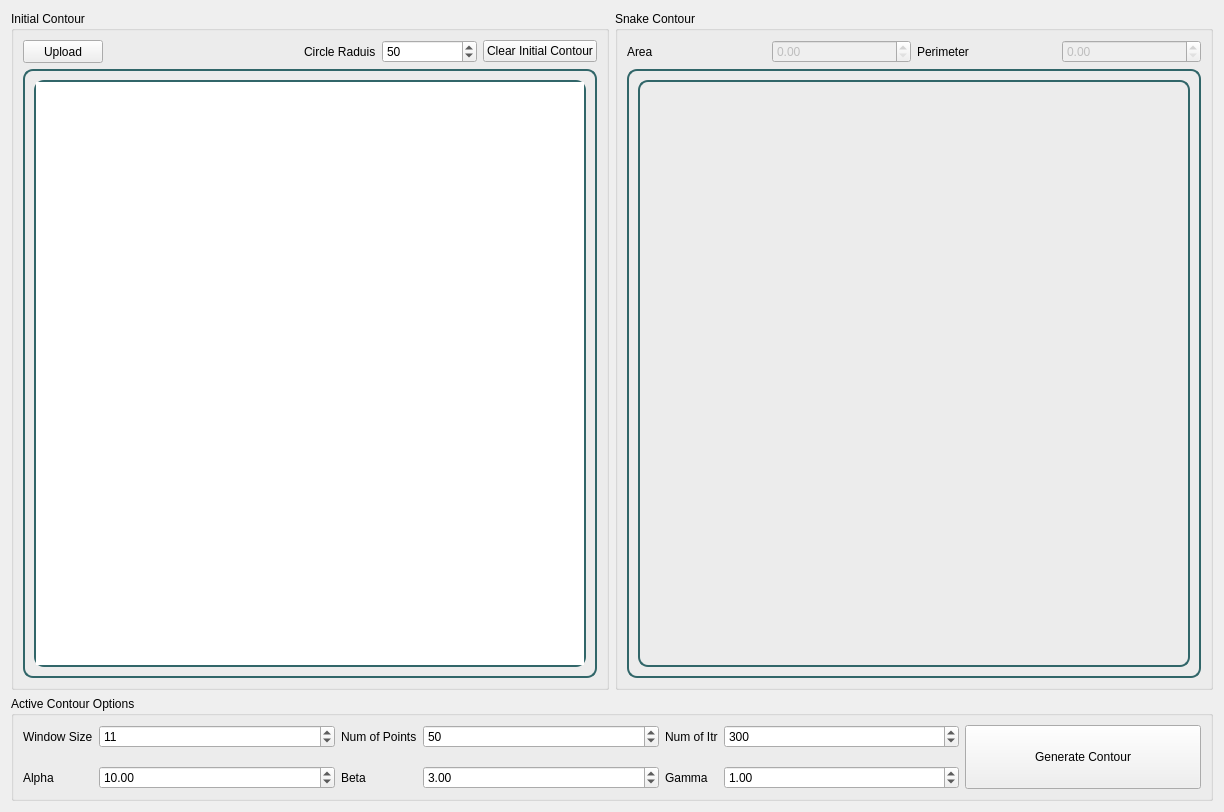
<?xml version="1.0" encoding="UTF-8"?>
<ui version="4.0">
 <class>ActiveContourWidget</class>
 <widget class="QWidget" name="ActiveContourWidget">
  <property name="geometry">
   <rect>
    <x>0</x>
    <y>0</y>
    <width>1224</width>
    <height>812</height>
   </rect>
  </property>
  <property name="windowTitle">
   <string>Form</string>
  </property>
  <layout class="QVBoxLayout" name="verticalLayout_2">
   <item>
    <layout class="QVBoxLayout" name="verticalLayout">
     <item>
      <layout class="QHBoxLayout" name="horizontalLayout_3">
       <item>
        <widget class="QGroupBox" name="groupBox_2">
         <property name="title">
          <string>Initial Contour</string>
         </property>
         <layout class="QGridLayout" name="gridLayout_3">
          <item row="0" column="4">
           <widget class="QSpinBox" name="raduis">
            <property name="maximum">
             <number>1000</number>
            </property>
            <property name="value">
             <number>50</number>
            </property>
           </widget>
          </item>
          <item row="0" column="1" colspan="2">
           <spacer name="horizontalSpacer">
            <property name="orientation">
             <enum>Qt::Horizontal</enum>
            </property>
            <property name="sizeType">
             <enum>QSizePolicy::Minimum</enum>
            </property>
            <property name="sizeHint" stdset="0">
             <size>
              <width>40</width>
              <height>20</height>
             </size>
            </property>
           </spacer>
          </item>
          <item row="0" column="5">
           <widget class="QPushButton" name="clear">
            <property name="text">
             <string>Clear Initial Contour</string>
            </property>
           </widget>
          </item>
          <item row="0" column="3">
           <widget class="QLabel" name="label_7">
            <property name="sizePolicy">
             <sizepolicy hsizetype="Maximum" vsizetype="Preferred">
              <horstretch>0</horstretch>
              <verstretch>0</verstretch>
             </sizepolicy>
            </property>
            <property name="text">
             <string>Circle Raduis</string>
            </property>
           </widget>
          </item>
          <item row="0" column="0">
           <widget class="QPushButton" name="upload_btn">
            <property name="sizePolicy">
             <sizepolicy hsizetype="Maximum" vsizetype="Preferred">
              <horstretch>0</horstretch>
              <verstretch>0</verstretch>
             </sizepolicy>
            </property>
            <property name="text">
             <string>Upload</string>
            </property>
           </widget>
          </item>
          <item row="1" column="0" colspan="6">
           <widget class="QFrame" name="frame">
            <property name="styleSheet">
             <string notr="true">
           border: 2px solid  #316669;
          border-radius: 10px;</string>
            </property>
            <property name="frameShape">
             <enum>QFrame::StyledPanel</enum>
            </property>
            <property name="frameShadow">
             <enum>QFrame::Raised</enum>
            </property>
            <layout class="QHBoxLayout" name="horizontalLayout">
             <item>
              <widget class="QGraphicsView" name="graphicsView">
               <property name="cursor" stdset="0">
                <cursorShape>CrossCursor</cursorShape>
               </property>
               <property name="styleSheet">
                <string notr="true"/>
               </property>
              </widget>
             </item>
            </layout>
           </widget>
          </item>
         </layout>
        </widget>
       </item>
       <item>
        <widget class="QGroupBox" name="groupBox_3">
         <property name="title">
          <string>Snake Contour</string>
         </property>
         <layout class="QGridLayout" name="gridLayout_4">
          <item row="0" column="2">
           <widget class="QLabel" name="label_9">
            <property name="text">
             <string>Perimeter</string>
            </property>
           </widget>
          </item>
          <item row="1" column="0" colspan="4">
           <widget class="QFrame" name="frame_2">
            <property name="styleSheet">
             <string notr="true">
           border: 2px solid  #316669;
          border-radius: 10px;</string>
            </property>
            <property name="frameShape">
             <enum>QFrame::StyledPanel</enum>
            </property>
            <property name="frameShadow">
             <enum>QFrame::Raised</enum>
            </property>
            <layout class="QHBoxLayout" name="horizontalLayout_2">
             <item>
              <widget class="QLabel" name="output_label">
               <property name="sizePolicy">
                <sizepolicy hsizetype="Minimum" vsizetype="Preferred">
                 <horstretch>0</horstretch>
                 <verstretch>0</verstretch>
                </sizepolicy>
               </property>
               <property name="layoutDirection">
                <enum>Qt::RightToLeft</enum>
               </property>
               <property name="text">
                <string/>
               </property>
              </widget>
             </item>
            </layout>
           </widget>
          </item>
          <item row="0" column="0">
           <widget class="QLabel" name="label_8">
            <property name="text">
             <string>Area</string>
            </property>
           </widget>
          </item>
          <item row="0" column="1">
           <widget class="QDoubleSpinBox" name="area">
            <property name="enabled">
             <bool>false</bool>
            </property>
           </widget>
          </item>
          <item row="0" column="3">
           <widget class="QDoubleSpinBox" name="perimeter">
            <property name="enabled">
             <bool>false</bool>
            </property>
           </widget>
          </item>
         </layout>
        </widget>
       </item>
      </layout>
     </item>
     <item>
      <widget class="QGroupBox" name="groupBox_4">
       <property name="sizePolicy">
        <sizepolicy hsizetype="Preferred" vsizetype="Maximum">
         <horstretch>0</horstretch>
         <verstretch>0</verstretch>
        </sizepolicy>
       </property>
       <property name="title">
        <string>Active Contour Options</string>
       </property>
       <layout class="QGridLayout" name="gridLayout_2">
        <item row="3" column="5">
         <widget class="QLabel" name="label_5">
          <property name="text">
           <string>Beta</string>
          </property>
         </widget>
        </item>
        <item row="0" column="5">
         <widget class="QLabel" name="label_6">
          <property name="sizePolicy">
           <sizepolicy hsizetype="Maximum" vsizetype="Preferred">
            <horstretch>0</horstretch>
            <verstretch>0</verstretch>
           </sizepolicy>
          </property>
          <property name="text">
           <string>Num of Points</string>
          </property>
         </widget>
        </item>
        <item row="3" column="8">
         <widget class="QLabel" name="label_3">
          <property name="text">
           <string>Gamma</string>
          </property>
         </widget>
        </item>
        <item row="0" column="4">
         <widget class="QSpinBox" name="window_size">
          <property name="sizePolicy">
           <sizepolicy hsizetype="Preferred" vsizetype="Fixed">
            <horstretch>0</horstretch>
            <verstretch>0</verstretch>
           </sizepolicy>
          </property>
          <property name="minimum">
           <number>1</number>
          </property>
          <property name="maximum">
           <number>13</number>
          </property>
          <property name="singleStep">
           <number>2</number>
          </property>
          <property name="value">
           <number>11</number>
          </property>
         </widget>
        </item>
        <item row="0" column="8">
         <widget class="QLabel" name="label_4">
          <property name="sizePolicy">
           <sizepolicy hsizetype="Maximum" vsizetype="Preferred">
            <horstretch>0</horstretch>
            <verstretch>0</verstretch>
           </sizepolicy>
          </property>
          <property name="text">
           <string>Num of Itr</string>
          </property>
         </widget>
        </item>
        <item row="0" column="6">
         <widget class="QSpinBox" name="num_points">
          <property name="maximum">
           <number>1000</number>
          </property>
          <property name="value">
           <number>50</number>
          </property>
         </widget>
        </item>
        <item row="3" column="6">
         <widget class="QDoubleSpinBox" name="beta">
          <property name="value">
           <double>3.000000000000000</double>
          </property>
         </widget>
        </item>
        <item row="3" column="4">
         <widget class="QDoubleSpinBox" name="alpha">
          <property name="value">
           <double>10.000000000000000</double>
          </property>
         </widget>
        </item>
        <item row="0" column="9">
         <widget class="QSpinBox" name="numItr">
          <property name="maximum">
           <number>1000</number>
          </property>
          <property name="value">
           <number>300</number>
          </property>
         </widget>
        </item>
        <item row="3" column="3">
         <widget class="QLabel" name="label_2">
          <property name="text">
           <string>Alpha</string>
          </property>
         </widget>
        </item>
        <item row="0" column="3">
         <widget class="QLabel" name="label">
          <property name="sizePolicy">
           <sizepolicy hsizetype="Maximum" vsizetype="Preferred">
            <horstretch>0</horstretch>
            <verstretch>0</verstretch>
           </sizepolicy>
          </property>
          <property name="layoutDirection">
           <enum>Qt::RightToLeft</enum>
          </property>
          <property name="text">
           <string>Window Size</string>
          </property>
         </widget>
        </item>
        <item row="3" column="9">
         <widget class="QDoubleSpinBox" name="gamma">
          <property name="value">
           <double>1.000000000000000</double>
          </property>
         </widget>
        </item>
        <item row="0" column="11" rowspan="4">
         <widget class="QPushButton" name="generate_btn">
          <property name="sizePolicy">
           <sizepolicy hsizetype="Minimum" vsizetype="Preferred">
            <horstretch>0</horstretch>
            <verstretch>0</verstretch>
           </sizepolicy>
          </property>
          <property name="text">
           <string>Generate Contour</string>
          </property>
         </widget>
        </item>
       </layout>
      </widget>
     </item>
    </layout>
   </item>
  </layout>
 </widget>
 <resources/>
 <connections/>
</ui>
